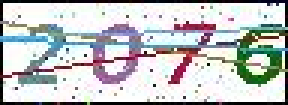
#> input picture img/easy_img/aaa.png, 96 x 35 px (shown 3 times larger); its folder holds only this picture in this run
$ python imgshibie.py
#> lines starting #> are read from the running program, lines starting #| are printed output that depends on the picture; after the words box and inside, x2 and y2 are one past the last pixel; in counts of white or black regions, pixels touching at a corner belong together
from PIL import Image
import pytesseract
from fnmatch import fnmatch
from queue import Queue

import cv2

import os


def clear_border(img, img_name):
    '''去除边框
    '''

    filename = './out_img/' + img_name.split('.')[0] + '-clearBorder.jpg'
    h, w = img.shape[:2]
    for y in range(0, w):
        for x in range(0, h):
            # if y ==0 or y == w -1 or y == w - 2:
            if y < 4 or y > w - 4:
                img[x, y] = 255
            # if x == 0 or x == h - 1 or x == h - 2:
            if x < 4 or x > h - 4:
                img[x, y] = 255

    cv2.imwrite(filename, img)
    return img


def interference_line(img, img_name):
    '''
    干扰线降噪
    '''

    filename = './out_img/' + img_name.split('.')[0] + '-interferenceline.jpg'
    h, w = img.shape[:2]
    # ！！！opencv矩阵点是反的
    # img[1,2] 1:图片的高度，2：图片的宽度
    for y in range(1, w - 1):
        for x in range(1, h - 1):
            count = 0
            if img[x, y - 1] > 245:
                count = count + 1
            if img[x, y + 1] > 245:
                count = count + 1
            if img[x - 1, y] > 245:
                count = count + 1
            if img[x + 1, y] > 245:
                count = count + 1
            if count > 2:
                img[x, y] = 255
    cv2.imwrite(filename, img)
    return img


def interference_point(img, img_name, x=0, y=0):
    """点降噪
    9邻域框,以当前点为中心的田字框,黑点个数
    :param x:
    :param y:
    :return:
    """
    filename = './out_img/' + img_name.split('.')[0] + '-interferencePoint.jpg'
    # todo 判断图片的长宽度下限
    cur_pixel = img[x, y]  # 当前像素点的值
    height, width = img.shape[:2]

    for y in range(0, width - 1):
        for x in range(0, height - 1):
            if y == 0:  # 第一行
                if x == 0:  # 左上顶点,4邻域
                    # 中心点旁边3个点
                    sum = int(cur_pixel) \
                          + int(img[x, y + 1]) \
                          + int(img[x + 1, y]) \
                          + int(img[x + 1, y + 1])
                    if sum <= 2 * 245:
                        img[x, y] = 0
                elif x == height - 1:  # 右上顶点
                    sum = int(cur_pixel) \
                          + int(img[x, y + 1]) \
                          + int(img[x - 1, y]) \
                          + int(img[x - 1, y + 1])
                    if sum <= 2 * 245:
                        img[x, y] = 0
                else:  # 最上非顶点,6邻域
                    sum = int(img[x - 1, y]) \
                          + int(img[x - 1, y + 1]) \
                          + int(cur_pixel) \
                          + int(img[x, y + 1]) \
                          + int(img[x + 1, y]) \
                          + int(img[x + 1, y + 1])
                    if sum <= 3 * 245:
                        img[x, y] = 0
            elif y == width - 1:  # 最下面一行
                if x == 0:  # 左下顶点
                    # 中心点旁边3个点
                    sum = int(cur_pixel) \
                          + int(img[x + 1, y]) \
                          + int(img[x + 1, y - 1]) \
                          + int(img[x, y - 1])
                    if sum <= 2 * 245:
                        img[x, y] = 0
                elif x == height - 1:  # 右下顶点
                    sum = int(cur_pixel) \
                          + int(img[x, y - 1]) \
                          + int(img[x - 1, y]) \
                          + int(img[x - 1, y - 1])

                    if sum <= 2 * 245:
                        img[x, y] = 0
                else:  # 最下非顶点,6邻域
                    sum = int(cur_pixel) \
                          + int(img[x - 1, y]) \
                          + int(img[x + 1, y]) \
                          + int(img[x, y - 1]) \
                          + int(img[x - 1, y - 1]) \
                          + int(img[x + 1, y - 1])
                    if sum <= 3 * 245:
                        img[x, y] = 0
            else:  # y不在边界
                if x == 0:  # 左边非顶点
                    sum = int(img[x, y - 1]) \
                          + int(cur_pixel) \
                          + int(img[x, y + 1]) \
                          + int(img[x + 1, y - 1]) \
                          + int(img[x + 1, y]) \
                          + int(img[x + 1, y + 1])

                    if sum <= 3 * 245:
                        img[x, y] = 0
                elif x == height - 1:  # 右边非顶点
                    sum = int(img[x, y - 1]) \
                          + int(cur_pixel) \
                          + int(img[x, y + 1]) \
                          + int(img[x - 1, y - 1]) \
                          + int(img[x - 1, y]) \
                          + int(img[x - 1, y + 1])

                    if sum <= 3 * 245:
                        img[x, y] = 0
                else:  # 具备9领域条件的
                    sum = int(img[x - 1, y - 1]) \
                          + int(img[x - 1, y]) \
                          + int(img[x - 1, y + 1]) \
                          + int(img[x, y - 1]) \
                          + int(cur_pixel) \
                          + int(img[x, y + 1]) \
                          + int(img[x + 1, y - 1]) \
                          + int(img[x + 1, y]) \
                          + int(img[x + 1, y + 1])
                    if sum <= 4 * 245:
                        img[x, y] = 0
    cv2.imwrite(filename, img)
    return img


def _get_dynamic_binary_image(filedir, img_name):
    '''
    自适应阀值二值化
    '''

    filename = './out_img/' + img_name.split('.')[0] + '.jpg'
    img_name = filedir + '/' + img_name
    print('.....' + img_name)
    im = cv2.imread(img_name)
    im = cv2.cvtColor(im, cv2.COLOR_BGR2GRAY)

    th1 = cv2.adaptiveThreshold(im, 255, cv2.ADAPTIVE_THRESH_GAUSSIAN_C, cv2.THRESH_BINARY, 21, 1)
    cv2.imwrite(filename, th1)
    return th1


def _get_static_binary_image(img, threshold=140):
    '''
    手动二值化
    '''

    img = Image.open(img)
    img = img.convert('L')
    pixdata = img.load()
    w, h = img.size
    for y in range(h):
        for x in range(w):
            if pixdata[x, y] < threshold:
                pixdata[x, y] = 0
            else:
                pixdata[x, y] = 255

    return img


def cfs(im, x_fd, y_fd):
    '''用队列和集合记录遍历过的像素坐标代替单纯递归以解决cfs访问过深问题
    '''

    # print('**********')

    xaxis = []
    yaxis = []
    visited = set()
    q = Queue()
    q.put((x_fd, y_fd))
    visited.add((x_fd, y_fd))
    offsets = [(1, 0), (0, 1), (-1, 0), (0, -1)]  # 四邻域

    while not q.empty():
        x, y = q.get()

        for xoffset, yoffset in offsets:
            x_neighbor, y_neighbor = x + xoffset, y + yoffset

            if (x_neighbor, y_neighbor) in (visited):
                continue  # 已经访问过了

            visited.add((x_neighbor, y_neighbor))

            try:
                if im[x_neighbor, y_neighbor] == 0:
                    xaxis.append(x_neighbor)
                    yaxis.append(y_neighbor)
                    q.put((x_neighbor, y_neighbor))

            except IndexError:
                pass
    # print(xaxis)
    if (len(xaxis) == 0 | len(yaxis) == 0):
        xmax = x_fd + 1
        xmin = x_fd
        ymax = y_fd + 1
        ymin = y_fd

    else:
        xmax = max(xaxis)
        xmin = min(xaxis)
        ymax = max(yaxis)
        ymin = min(yaxis)
        # ymin,ymax=sort(yaxis)

    return ymax, ymin, xmax, xmin


def detectFgPix(im, xmax):
    '''搜索区块起点
    '''

    h, w = im.shape[:2]
    for y_fd in range(xmax + 1, w):
        for x_fd in range(h):
            if im[x_fd, y_fd] == 0:
                return x_fd, y_fd


def CFS(im):
    '''切割字符位置
    '''

    zoneL = []  # 各区块长度L列表
    zoneWB = []  # 各区块的X轴[起始，终点]列表
    zoneHB = []  # 各区块的Y轴[起始，终点]列表

    xmax = 0  # 上一区块结束黑点横坐标,这里是初始化
    for i in range(10):

        try:
            x_fd, y_fd = detectFgPix(im, xmax)
            # print(y_fd,x_fd)
            xmax, xmin, ymax, ymin = cfs(im, x_fd, y_fd)
            L = xmax - xmin
            H = ymax - ymin
            zoneL.append(L)
            zoneWB.append([xmin, xmax])
            zoneHB.append([ymin, ymax])

        except TypeError:
            return zoneL, zoneWB, zoneHB

    return zoneL, zoneWB, zoneHB


def cutting_img(im, im_position, img, xoffset=1, yoffset=1):
    filename = './out_img/' + img.split('.')[0]
    # 识别出的字符个数
    im_number = len(im_position[1])
    # 切割字符
    for i in range(im_number):
        im_start_X = im_position[1][i][0] - xoffset
        im_end_X = im_position[1][i][1] + xoffset
        im_start_Y = im_position[2][i][0] - yoffset
        im_end_Y = im_position[2][i][1] + yoffset
        cropped = im[im_start_Y:im_end_Y, im_start_X:im_end_X]
        cv2.imwrite(filename + '-cutting-' + str(i) + '.jpg', cropped)


def main():
    filedir = './easy_img'
    for file in os.listdir(filedir):

        img_name = file

        # 自适应阈值二值化
        im = _get_dynamic_binary_image(filedir, img_name)
#> in _get_dynamic_binary_image, im is the input picture: shape (35, 96, 3); mean B, G, R 195, 194.6, 192.2
#> in _get_dynamic_binary_image, `im = cv2.cvtColor(im, cv2.COLOR_BGR2GRAY)`:
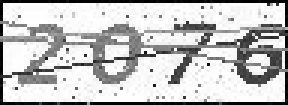
#> im: shape (35, 96) (shown 3 times larger); min 0, max 255, mean 194
#> in _get_dynamic_binary_image, `th1 = cv2.adaptiveThreshold(im, 255, cv2.ADAPTIVE_THRESH_GAUSSIAN_C, c..`:
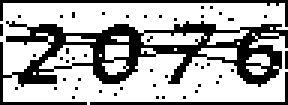
#> th1: shape (35, 96) (shown 3 times larger); 67.4% white; black in thin lines or dots

        # 去除边框
        im = clear_border(im, img_name)
#> after the loop in clear_border, `for y in range(0, w):`:
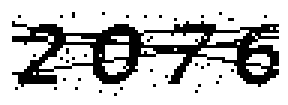
#> img: shape (35, 96) (shown 3 times larger); 75.7% white; 39 black regions (38 under 20 px), largest, box (x1, y1, x2, y2) and area: (4, 7, 93, 29) 776

        # 对图片进行干扰线降噪
        im = interference_line(im, img_name)
#> after the loop in interference_line, `for y in range(1, w - 1):`:
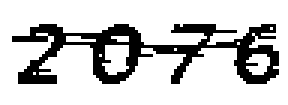
#> img: shape (35, 96) (shown 3 times larger); 79.1% white; 1 black region, box (x1, y1, x2, y2) and area: (4, 8, 93, 28) 701

        # 对图片进行点降噪
        im = interference_point(im, img_name)
#> in interference_point, `cur_pixel = img[x, y]`: cur_pixel = 255
#> after the loop in interference_point, `for y in range(0, width - 1):`:
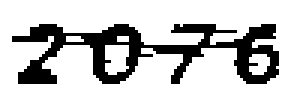
#> img: shape (35, 96) (shown 3 times larger); 78.1% white; 1 black region, box (x1, y1, x2, y2) and area: (4, 8, 93, 28) 736

        # 切割的位置
        im_position = CFS(im)
#> the loop in CFS, `for i in range(10): ` made 2 passes
#> (x_fd, y_fd, xmax, xmin, ymax, ymin, L, H) on pass 1: (12, 4, 92, 4, 27, 8, 88, 19)
#> after the loop in CFS, `for i in range(10):`: zoneHB = [[8, 27]]; zoneL = [88]; zoneWB = [[4, 92]]
#> im_position = ([88], [[4, 92]], [[8, 27]])
        maxL = max(im_position[0])
#> maxL = 88
        minL = min(im_position[0])
#> minL = 88

        # 如果有粘连字符，如果一个字符的长度过长就认为是粘连字符，并从中间进行切割
        if (maxL > minL + minL * 0.7):
            maxL_index = im_position[0].index(maxL)
            minL_index = im_position[0].index(minL)
            # 设置字符的宽度
            im_position[0][maxL_index] = maxL // 2
            im_position[0].insert(maxL_index + 1, maxL // 2)
            # 设置字符X轴[起始，终点]位置
            im_position[1][maxL_index][1] = im_position[1][maxL_index][0] + maxL // 2
            im_position[1].insert(maxL_index + 1,
                                  [im_position[1][maxL_index][1] + 1, im_position[1][maxL_index][1] + 1 + maxL // 2])
            # 设置字符的Y轴[起始，终点]位置
            im_position[2].insert(maxL_index + 1, im_position[2][maxL_index])

        # 切割字符，要想切得好就得配置参数，通常 1 or 2 就可以
        cutting_img(im, im_position, img_name, 1, 1)
#> in cutting_img, `im_number = len(im_position[1])`: im_number = 1
#> the loop in cutting_img, `for i in range(im_number):` made 1 pass
#> (im_start_X, im_end_X, im_start_Y, im_end_Y) on pass 1: (3, 93, 7, 28)
#> pass 1, in cutting_img, `cropped = im[im_start_Y:im_end_Y, im_start_X:im_end_X]`:
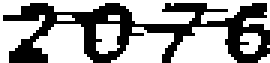
#> cropped: shape (21, 90) (shown 3 times larger); 61.1% white; 1 black region, box (x1, y1, x2, y2) and area: (1, 1, 90, 21) 736

        # 识别验证码
        cutting_img_num = 0
        str_img = ''
        tessdata_dir_config = r'--tessdata-dir "D:Tesseract-OCR\tessdata"'
#> (the run stopped early here; a loop or call above may not have finished)

$ run again, on img/easy_img/code.png
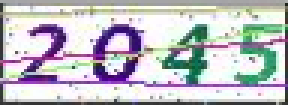
#> input picture img/easy_img/code.png, 96 x 35 px (shown 3 times larger)
#> in _get_dynamic_binary_image, im is the input picture: shape (35, 96, 3); mean B, G, R 195.9, 190.5, 191
#> im: shape (35, 96)
#> th1: shape (35, 96); 63.7% white; 36 black regions (35 under 20 px), largest, box (x1, y1, x2, y2) and area: (0, 0, 96, 35) 1157
#> after the loop in interference_line, `for y in range(1, w - 1):`:
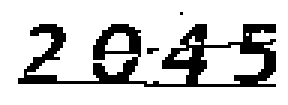
#> img: shape (35, 96) (shown 3 times larger); 80.1% white; 3 black regions (2 under 20 px), largest, box (x1, y1, x2, y2) and area: (6, 8, 92, 29) 662
#> cur_pixel = 255
#> the loop in CFS, `for i in range(10): ` made 2 passes
#> (x_fd, y_fd, xmax, xmin, ymax, ymin, L, H) on pass 1: (26, 6, 91, 6, 28, 8, 85, 20)
#> after the loop in CFS, `for i in range(10):`: zoneHB = [[8, 28]]; zoneL = [85]; zoneWB = [[6, 91]]
#> im_position = ([85], [[6, 91]], [[8, 28]])
#> maxL = 85
#> im_number = 1
#> the loop in cutting_img, `for i in range(im_number):` made 1 pass
#> (im_start_X, im_end_X, im_start_Y, im_end_Y) on pass 1: (5, 92, 7, 29)
#> pass 1, in cutting_img, `cropped = im[im_start_Y:im_end_Y, im_start_X:im_end_X]`:
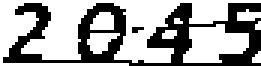
#> cropped: shape (22, 87) (shown 3 times larger); 64% white; 2 black regions (1 under 20 px), largest, box (x1, y1, x2, y2) and area: (1, 1, 87, 22) 683
